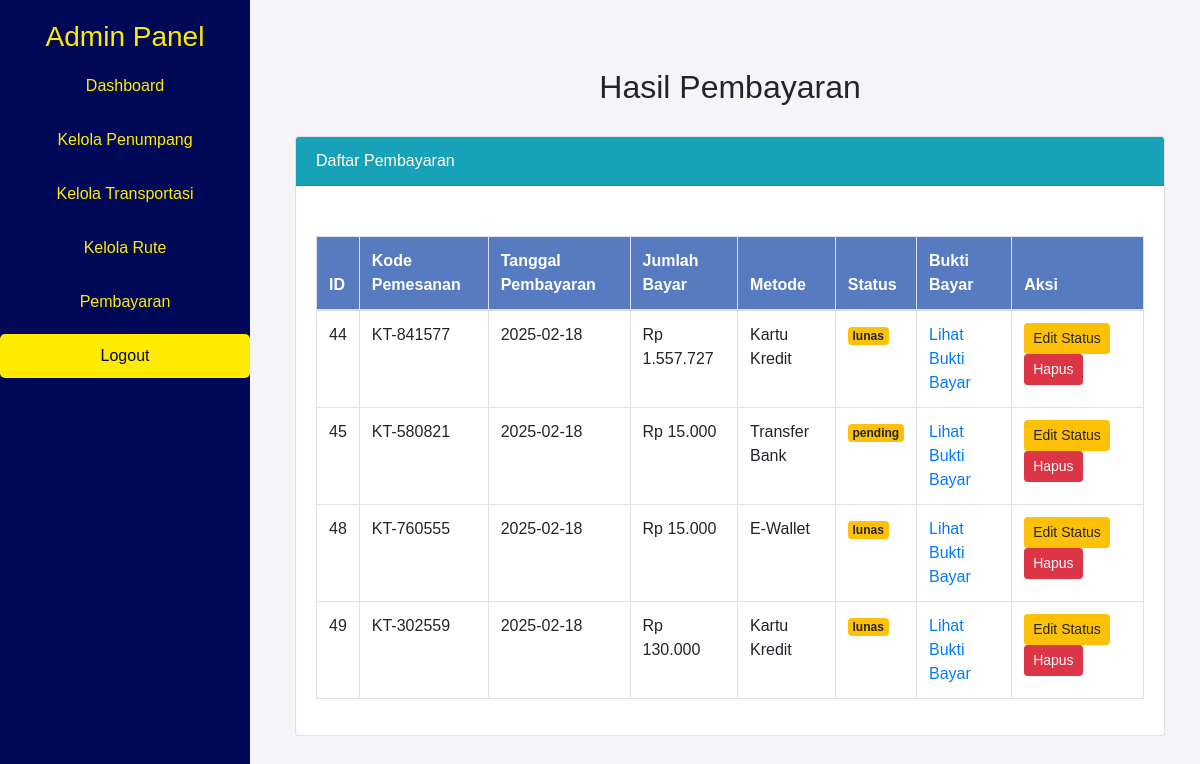
The page /admin/hasil_pembayaran.php on the database its author committed.
### tables this page shows
CREATE TABLE `pembayaran` (
  `id_pembayaran` int(11) NOT NULL,
  `id_pemesanan` int(11) NOT NULL,
  `tanggal_pembayaran` date NOT NULL,
  `jumlah_bayar` decimal(10,0) NOT NULL,
  `metode_pembayaran` enum('Transfer Bank','E-Wallet','Kartu Kredit') DEFAULT NULL,
  `status_pembayaran` enum('pending','lunas','gagal') NOT NULL DEFAULT 'pending',
  `kode_pemesanan` varchar(255) DEFAULT NULL,
  `bukti_bayar` varchar(255) DEFAULT NULL
);

CREATE TABLE `pemesanan` (
  `id_pemesanan` int(11) NOT NULL,
  `kode_pemesanan` varchar(50) NOT NULL,
  `tanggal_pemesanan` date NOT NULL,
  `tempat_pemesanan` varchar(100) NOT NULL,
  `nama_penumpang` varchar(100) NOT NULL,
  `id_pelanggan` int(11) NOT NULL,
  `kode_kursi` varchar(50) NOT NULL,
  `id_rute` int(11) NOT NULL,
  `id_transportasi` int(11) NOT NULL,
  `nama_type` varchar(50) NOT NULL,
  `tanggal_berangkat` date NOT NULL,
  `jam_cekin` time NOT NULL,
  `jam_berangkat` time NOT NULL,
  `total_bayar` int(11) NOT NULL
);

### admin/hasil_pembayaran.php (the view, shortened to what this page needs)
<?php
$host = "127.0.0.1";
$username = "root";
$password = "";
$database = "penyewaantiket";
$conn = new mysqli($host, $username, $password, $database);
$query = "SELECT pembayaran.*, pemesanan.kode_pemesanan, pembayaran.bukti_bayar
          FROM pembayaran
          JOIN pemesanan ON pembayaran.id_pemesanan = pemesanan.id_pemesanan";
$result = $conn->query($query);
?>
<!DOCTYPE html>
<html lang="id">
<head>
    <link rel="stylesheet" href="https://cdn.jsdelivr.net/npm/bootstrap@4.0.0/dist/css/bootstrap.min.css">
</head>
<body>
    <div class="sidebar">
        <h3>Admin Panel</h3>
        <a href="dashboard.php">Dashboard</a>
        <a href="manage_users.php">Kelola Penumpang</a>
        <a href="manage_transportasi.php">Kelola Transportasi</a>
        <a href="rute.php">Kelola Rute</a>
        <a href="hasil_pembayaran.php">Pembayaran</a>
        <a href="logout.php" class="btn-logout">Logout</a>
    </div>
    <div class="main-content">
        <div class="container mt-5">
            <h2 class="text-center mb-4">Hasil Pembayaran</h2>
            <div class="card">
                <div class="card-header bg-info text-white">Daftar Pembayaran</div>
                <div class="card-body">
                    <table class="table table-bordered">
                        <thead>
                            <tr>
                                <th>ID</th>
                                <th>Kode Pemesanan</th>
                                <th>Tanggal Pembayaran</th>
                                <th>Jumlah Bayar</th>
                                <th>Metode</th>
                                <th>Status</th>
                                <th>Bukti Bayar</th>
                                <th>Aksi</th>
                            </tr>
                        </thead>
                        <tbody>
                            <?php while ($row = $result->fetch_assoc()) : ?>
                            <tr>
                                <td><?= $row['id_pembayaran'] ?></td>
                                <td><?= htmlspecialchars($row['kode_pemesanan']) ?></td>
                                <td><?= $row['tanggal_pembayaran'] ?></td>
                                <td>Rp <?= number_format($row['jumlah_bayar'], 0, ',', '.') ?></td>
                                <td><?= htmlspecialchars($row['metode_pembayaran']) ?></td>
                                <td>
                                    <span class="badge <?= ($row['status_pembayaran'] == 'Lunas') ? 'badge-success' : 'badge-warning' ?>">
                                        <?= $row['status_pembayaran'] ?>
                                    </span>
                                </td>
                                <td>
                                    <?php if ($row['bukti_bayar']) : ?>
                                        <a href="../uploads/<?= $row['bukti_bayar'] ?>" target="_blank">Lihat Bukti Bayar</a>
                                    <?php else : ?>
                                        Tidak ada bukti bayar
                                    <?php endif; ?>
                                </td>
                                <td>
                                    <button class="btn btn-warning btn-sm" data-toggle="modal" data-target="#editStatusModal<?= $row['id_pembayaran'] ?>">Edit Status</button>
                                    <a href="?hapus=<?= $row['id_pembayaran'] ?>" class="btn btn-danger btn-sm" onclick="return confirm('Yakin ingin menghapus?')">Hapus</a>
                                </td>
                            </tr>
                            <?php endwhile; ?>
                        </tbody>
                    </table>
                </div>
            </div>
        </div>
    </div>
</body>
</html>

### admin/hasil_pembayaran.php (style rules this page uses)
body { font-family: Arial, sans-serif; margin: 0; padding: 0; background-color: #f4f4f9; }
.sidebar { width: 250px; height: 100vh; background-color: #000957; padding-top: 20px; position: fixed; top: 0; left: 0; color: #FFEB00; text-align: center; }
.sidebar a { color: #FFEB00; text-decoration: none; padding: 10px; display: block; border-radius: 5px; margin: 10px 0; transition: background 0.3s; }
.sidebar .btn-logout { background-color: #FFEB00; color: #000957; padding: 10px 20px; border: none; border-radius: 5px; cursor: pointer; }
.main-content { margin-left: 260px; padding: 20px; }
.card { margin-top: 30px; }
table { width: 100%; margin-top: 30px; border-collapse: collapse; }
table, th, td { border: 1px solid #ddd; }
th, td { padding: 10px; text-align: left; }
th { background-color: #577BC1; color: white; }

### rows shown on the page
pembayaran: id_pembayaran "44", id_pemesanan.kode_pemesanan "KT-841577", tanggal_pembayaran "2025-02-18", jumlah_bayar "1.557.727", metode_pembayaran "Kartu Kredit", status_pembayaran "lunas"
pembayaran: id_pembayaran "45", id_pemesanan.kode_pemesanan "KT-580821", tanggal_pembayaran "2025-02-18", jumlah_bayar "15.000", metode_pembayaran "Transfer Bank", status_pembayaran "pending"
pembayaran: id_pembayaran "48", id_pemesanan.kode_pemesanan "KT-760555", tanggal_pembayaran "2025-02-18", jumlah_bayar "15.000", metode_pembayaran "E-Wallet", status_pembayaran "lunas"
pembayaran: id_pembayaran "49", id_pemesanan.kode_pemesanan "KT-302559", tanggal_pembayaran "2025-02-18", jumlah_bayar "130.000", metode_pembayaran "Kartu Kredit", status_pembayaran "lunas"
